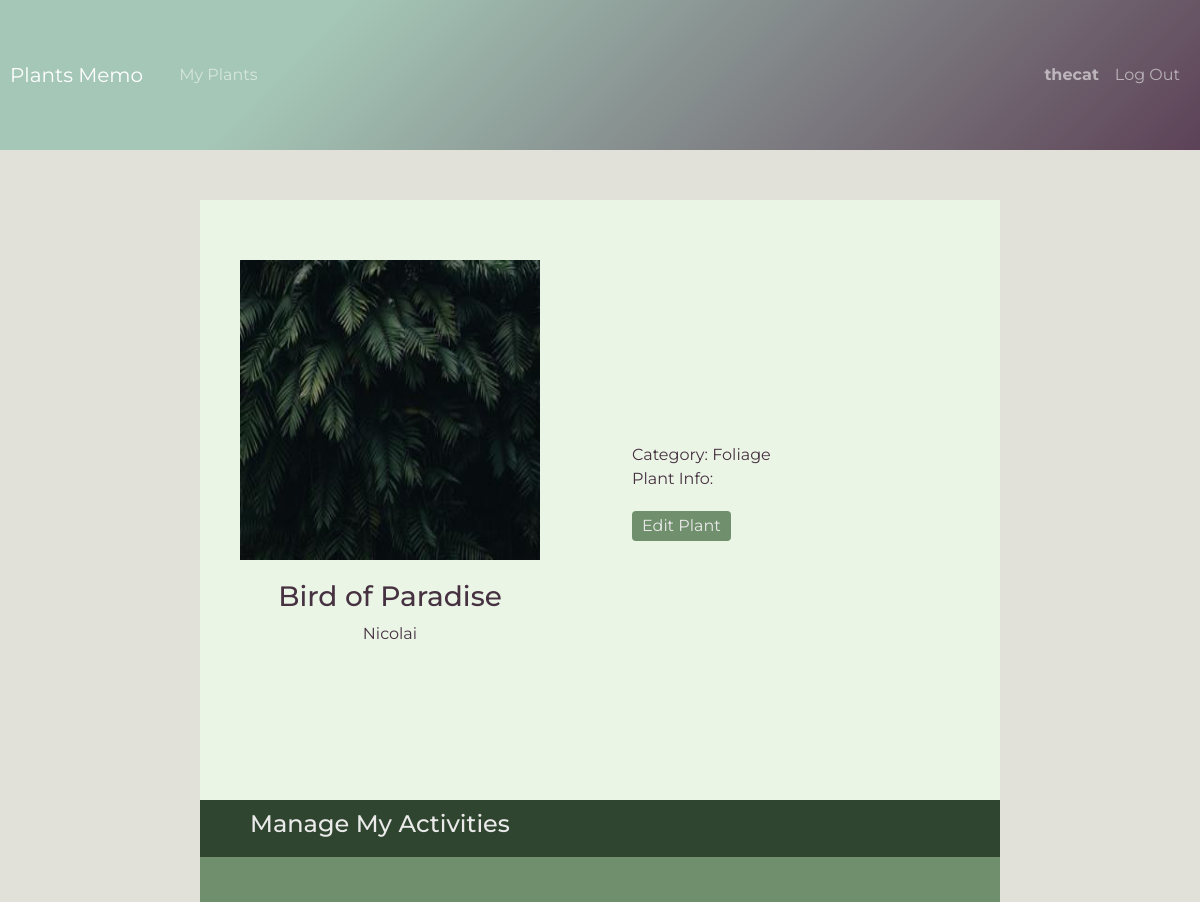
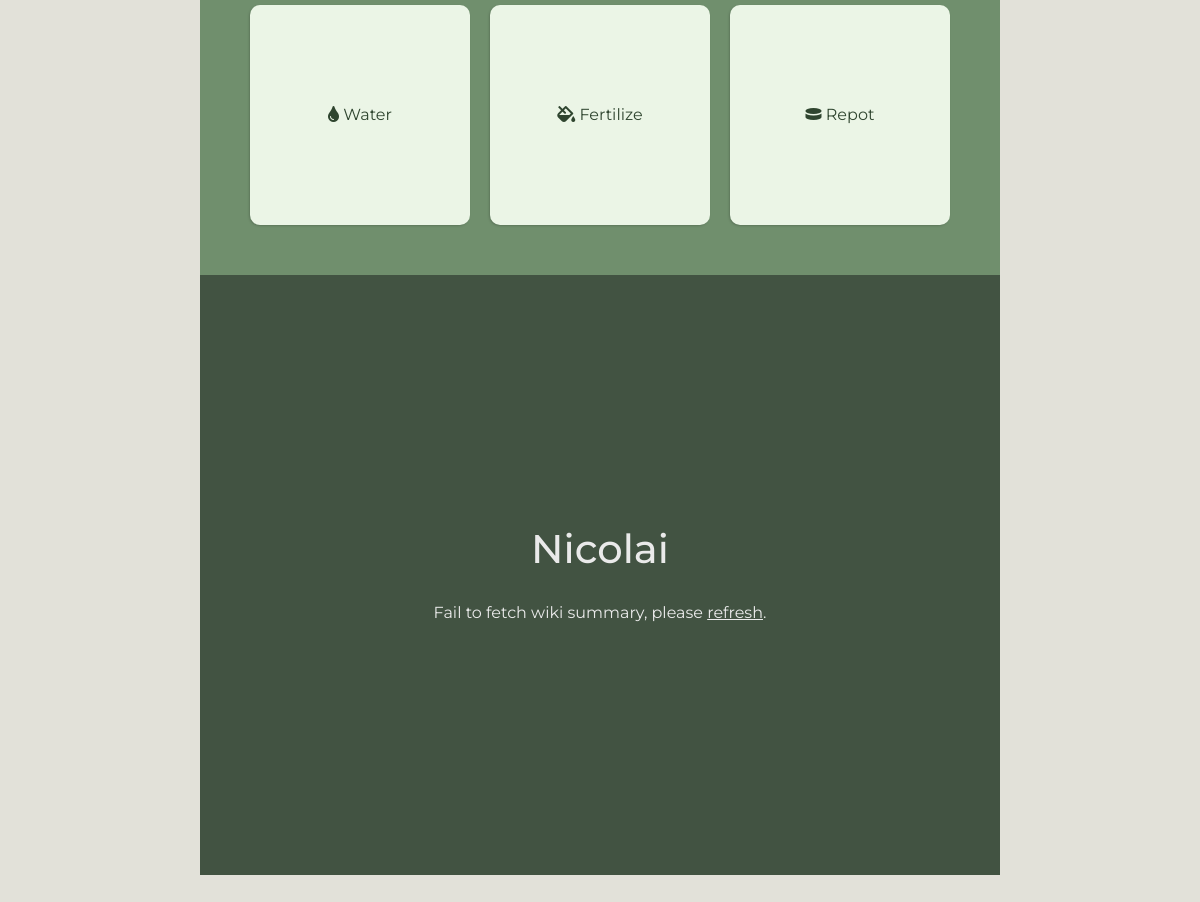
/plant/3 (signed in), run on the app's committed database (2 pictures, top to bottom).
### plants/models.py (models this page shows, shortened)
class User(AbstractUser):
    def __str__(self):
        return self.username

class Plant(models.Model):
    owner = models.ForeignKey(User, on_delete=models.SET_NULL,
                              null=True, related_name='user_plants', blank=True)
    common_name = models.CharField(max_length=100)
    scientific_name = models.CharField(max_length=100, blank=True, null=True)
    category = models.CharField(max_length=30, choices=plant_categories, blank=True, null=True)
    info = models.TextField(blank=True, null=True)
    image = models.ImageField(upload_to="images/", default="default.jpeg")
    watering_period = models.IntegerField(
        default=7, validators=[MinValueValidator(1)])
    last_watered = models.DateField(default=timezone.now, validators=[
                                    MaxValueValidator(datetime.date.today)])
    def __str__(self):
        return self.common_name

### plants/views.py (the view)
# urls.py: path('plant/<int:plant_id>', views.plant, name='plant'),
@login_required
def plant(request, plant_id):
    try:
        plant = Plant.objects.get(pk=plant_id)
    except Plant.DoesNotExist:
        return JsonResponse({
            "error": "Plant not found."
        }, status=404)
    f = Fertilizing.objects.filter(plant=plant_id).first()
    r = Repotting.objects.filter(plant=plant_id).first()
    return render(request, "plants/plant.html", {
        'plant': plant,
        'f': f,
        'r': r,
    })

### plants/templates/plants/plant.html (shortened to what this page needs)
{% extends "plants/layout.html" %}
{% block content %}
<div class="main-container2">
    <div class="div-container">
        <div class="left-column">
            <div id='plantImgDiv'><img class='plantImg' src="{{ plant.image.url }}" alt="plant image"></div>
            <div id="cmNameDiv" data-name='{{ plant }}'><h3>{{ plant }}</h3></div>
            {% if plant.scientific_name %}
                <div id="scNameDiv" data-scname='{{ plant.scientific_name }}'><p>{{ plant.scientific_name }}</p></div>
            {% endif %}
        </div>
        <div class="right-column">
            <div>
                <ul>
                    <li id="categoryLi">Category: <span>{{ plant.category }}</span></li>
                    <li id="infoLi">Plant Info: </li>
                    <div class="margin-top-20">
                        <a href="{% url 'editform' plant.id %}" class="btn myBtn">Edit Plant</a>
                    </div>
                </ul>
            </div>
        </div>
    </div>
    <div class="div-container-title">
        <h4>Manage My Activities</h4>
    </div>
    <div class="div-container3">
        <div id="wateringDiv" data-plant="{{ plant.id }}"  class="activityDiv">
            <div id="w_general" class="activityGeneral">
                <div class="toolkit">
                </div>
                <div class="activityName"><i class="fas fa-tint"></i><span> Water</span></div>
            </div>
        </div>
        <div id="fertilizingDiv" data-plant="{{ plant.id }}" class="activityDiv">
            {% if f %}
                <div id="f_general" class="activityGeneral">
                    <div class="toolkit">
                    </div>
                    <div class="activityName"><i class="fas fa-fill-drip"></i><span> Fertilize</span></div>
                </div>
            {% endif %}
        </div>
        <div id="repottingDiv" data-plant="{{ plant.id }}" class="activityDiv">
            {% if r %}
                <div id="r_general" class="activityGeneral">
                    <div class="toolkit">
                    </div>
                    <div class="activityName"><i class="fas fa-hockey-puck"></i><span> Repot</span></div>
                </div>
            {% endif %}
        </div>
    </div>
    <div class="div-container2">
        {% if plant.scientific_name %}
            <h1>{{ plant.scientific_name }}</h1>
            <div class="wikiSum">Fail to fetch wiki summary, please <a class="wiki_link" id="refresh">refresh</a>.</div>
        {% else %}
            <h4>Add a scientific name to show wiki info.</h4>
            <div>
                <input autofocus id="addNameInput" type="text" placeholder="Scientific Name">
                <button id="addNameBtn" data-plant="{{ plant.id }}" class="btn btn-outline-light">Add</button>
            </div>
        {% endif %}
    </div>
</div>
{% endblock %}

### plants/templates/plants/layout.html (shortened to what this page needs)
{% load static %}
<!DOCTYPE html>
<html lang="en">
<head>
    <link rel="stylesheet" href="https://cdnjs.cloudflare.com/ajax/libs/font-awesome/5.15.3/css/all.min.css">
    <link href="https://cdn.jsdelivr.net/npm/bootstrap@5.1.0/dist/css/bootstrap.min.css" rel="stylesheet"
>
    <link rel="stylesheet" href="{% static 'plants/style.css' %}">
</head>
<body>
    <nav class="mynavbar navbar navbar-expand-lg navbar-dark bg-dark">
        <a class="navbar-brand">Plants Memo</a>
        <div class="container-fluid">
            <ul class="navbar-nav mr-auto">
                {% if user.is_authenticated %}
                    <li class="nav-item">
                        <a href="{% url 'index' %}" class="nav-link">My Plants</a>
                    </li>
                {% endif %}
            </ul>
            <ul class="navbar-nav mr-auto">
                {% if user.is_authenticated %}
                    <li class="nav-item">
                        <a class="nav-link"><strong>{{ user.username }}</strong></a>
                    </li>
                    <li class="nav-item">
                        <a href="{% url 'logout' %}" class="nav-link">Log Out</a>
                    </li>
                {% endif %}
            </ul>
        </div>
    </nav>
    <div class="content">
        {% block content %}
        {% endblock %}
    </div>
</body>
</html>

### plants/static/plants/style.css (style rules this page uses)
body { background-color: #e2e1d9; overflow: auto; color:#463141; font-family: 'Raleway', sans-serif; font-family: 'Montserrat', sans-serif; }
p { margin-bottom: 2px; }
ul { list-style: none; }
a { text-decoration: none; color:#7e978b; }
.margin-top-20 { margin-top: 20px; }
.myBtn { padding: 3px 10px; border: none; background-color: rgb(112, 143,109); color: #eaeaea; }
.mynavbar { padding-left: 10px; background-color: #5d4257; background-image: linear-gradient(315deg, #5d4257 0%, #a5c7b7 74%); height: 150px; color: #eaeaea; }
.main-container2 { width: 800px; margin: 0 auto; padding-top: 50px; padding-bottom: 50px; }
.div-container { background-color: rgb(235, 245,230); padding: 20px; height: 600px; display: flex; }
.left-column { justify-content: center; padding: 20px; text-align: center; }
.right-column { margin-left: 40px; display: flex; flex-direction: column; justify-content: center; align-items: center; }
.plantImg { display: block; margin: 20px auto; height: 300px; width: 300px; }
.div-container-title { background-color: rgb(47, 69, 47); color: #eaeaea; padding: 10px 50px; justify-content: center; }
.div-container3 { background-color: rgb(112, 143,109); color:#eaeaea; padding: 50px 20px; display: grid; grid-template-columns: repeat(auto-fit, 220px); justify-content: center; gap: 20px; }
.activityDiv { box-shadow: -1px 1px 3px -1px rgba(0, 0, 0, 0.35); height: 220px; background-color: rgb(235, 245,230); color: rgb(47, 69, 47); overflow: scroll; position: relative; border-radius: 10px; display: flex; flex-direction: column; align-items: center; justify-content: center; }
.activityGeneral { display: flex; flex-direction: column; align-items: center; justify-content: center; }
.toolkit { position: absolute; top: 5px; right: 10px; }
.div-container2 { background-color: rgb(66, 83,66); height: 600px; display: flex; flex-direction: column; align-items: center; justify-content: center; row-gap: 20px; color: #eaeaea; }
.wikiSum { overflow: scroll; max-width: 650px; max-height: 400px; text-align: justify; }
.wiki_link { color: #eaeaea; text-decoration: underline; cursor: pointer; }

### data on the page
User: username "thecat"
Plant: image (picture), common_name "Bird of Paradise", scientific_name "Nicolai", category "Foliage"
